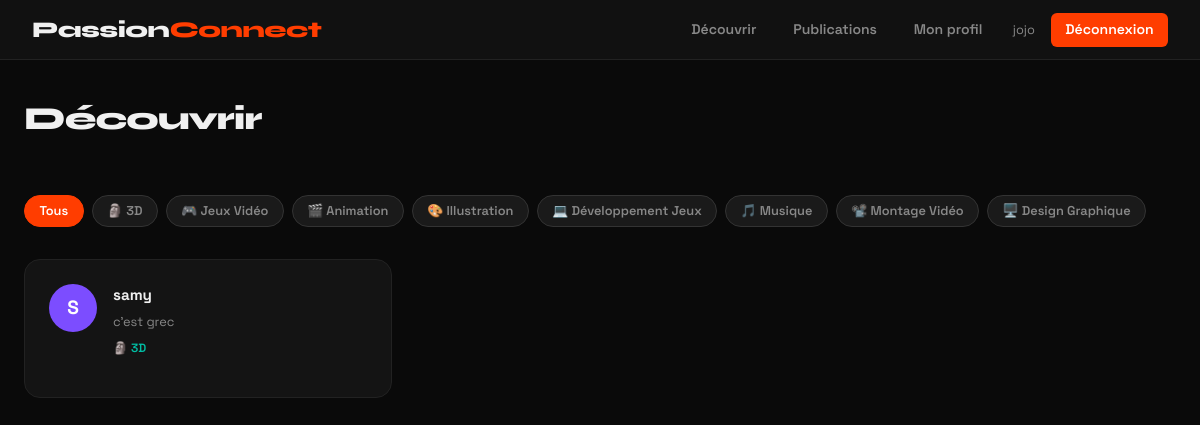
The page /decouverte?passion=3D (signed in) on the database its author committed.
### tables this page shows
CREATE TABLE user(
            id INTEGER PRIMARY KEY AUTOINCREMENT,
            username TEXT NOT NULL UNIQUE,
            email TEXT NOT NULL UNIQUE,
            password TEXT NOT NULL,
            bio TEXT,
            photo TEXT,
            created_at TIMESTAMP DEFAULT CURRENT_TIMESTAMP           
        );

CREATE TABLE passion (
            id INTEGER PRIMARY KEY AUTOINCREMENT,
            nom TEXT NOT NULL UNIQUE,
            icone TEXT
        );

### app/decouverte/routes.py (the view)
@decouverte.route('/decouverte')
@login_required
def page_decouverte():
    db = get_db()
    cursor = db.cursor()
    toutes_passions = cursor.execute(
        'SELECT * FROM passion'
    ).fetchall()
    poste = cursor.execute('''
        SELECT user.id, user.username, user.bio,
            GROUP_CONCAT(passion.icone || ' ' || passion.nom) as passions
        FROM user
        LEFT JOIN user_passion ON user.id = user_passion.user_id
        LEFT JOIN passion ON passion.id = user_passion.passion_id
        GROUP BY user.id
    ''').fetchall()
    passion_choisie = request.args.get('passion')
    if passion_choisie:
        poste = cursor.execute('''
            SELECT user.id, user.username, user.bio,
                GROUP_CONCAT(passion.icone || ' ' || passion.nom) as passions
            FROM user
            LEFT JOIN user_passion ON user.id = user_passion.user_id
            LEFT JOIN passion ON passion.id = user_passion.passion_id
            WHERE passion.nom = ?
            GROUP BY user.id
        ''', (passion_choisie,)).fetchall()
    db.close()
    return render_template('decouverte.html', poste=poste, toutes_passions=toutes_passions)

### app/__init__.py (called while the page is built)
def create_app():
    app = Flask(__name__)
    app.config.from_object(Config)
    login_manager.init_app(app)
    bcrypt.init_app(app)
    login_manager.login_view = 'auth.connexion'
    login_manager.login_message = 'Connecte-toi pour accéder à cette page.'
    from app.auth.routes import auth
    app.register_blueprint(auth)
    from app.profil.routes import profil
    app.register_blueprint(profil)
    from app.decouverte.routes import decouverte
    app.register_blueprint(decouverte)
    from app.publication.routes import publication
    app.register_blueprint(publication)
    @login_manager.user_loader
    def load_user(user_id):
        from app.models import User
        return User.get_by_id(int(user_id))
    return app

### app/models.py (called while the page is built)
    @staticmethod
    def get_by_id(user_id):
        db = get_db()
        cursor = db.cursor()
        user = cursor.execute(
            'SELECT * FROM user WHERE id = ?', (user_id,)
        ).fetchone()
        db.close()
        if user:
            return User(user['id'], user['username'], user['email'], user['bio'])
        return None

### database.py (called while the page is built)
def get_db():
    db = sqlite3.connect('passionconnect.db') #retoune des dictionnaires au lieu des tuples
    db.row_factory = sqlite3.Row
    return db

### app/templates/decouverte.html
{% extends 'base.html' %}
{% block contenu %}
<div class="feed-header">
    <h1>Découvrir</h1>
</div>
<div class="filtres">
    <a href="/decouverte" class="filtre-btn filtre-actif">Tous</a>
    {% for passion in toutes_passions %}
        <a href="/decouverte?passion={{ passion.nom }}" class="filtre-btn">
            {{ passion.icone }} {{ passion.nom }}
        </a>
    {% endfor %}
</div>
<div class="membres-grid">
    {% for membre in poste %}
    <div class="membre-card">
        <div class="membre-avatar">{{ membre.username[0].upper() }}</div>
        <div class="membre-info">
            <a href="/profil/{{ membre.id }}" class="membre-nom">{{ membre.username }}</a>
            <p class="membre-bio">{{ membre.bio or 'Aucune bio pour l instant.' }}</p>
            <p class="membre-passions">{{ membre.passions }}</p>
        </div>
    </div>
    {% endfor %}
</div>
{% endblock %}

### app/templates/base.html (shortened to what this page needs)
<!DOCTYPE html>
<html lang="fr">
<head>
    <link href="https://cdn.jsdelivr.net/npm/bootstrap@5.3.0/dist/css/bootstrap.min.css" rel="stylesheet">
    <link rel="stylesheet" href="/static/style.css">
</head>
<body>
    <nav class="navbar-pc">
        <a class="navbar-brand-pc" href="/">Passion<span>Connect</span></a>
        <div class="nav-links">
            {% if current_user.is_authenticated %}
                <a href="/decouverte">Découvrir</a>
                <a href="/publication">Publications</a>
                <a href="/profil">Mon profil</a>
                <span class="nav-greeting">{{ current_user.username }}</span>
                <a href="/deconnexion" class="btn-rouge">Déconnexion</a>
            {% else %}
                <a href="/connexion" class="btn-gris">Connexion</a>
                <a href="/inscription" class="btn-rouge">Inscription</a>
            {% endif %}
        </div>
    </nav>
    <div class="main-content">
        {% block contenu %}{% endblock %}
    </div>
</body>
</html>

### app/static/style.css (style rules this page uses)
:root { --accent: #FF3D00; --accent2: #7C4DFF; --accent3: #00BFA5; --dark: #0A0A0A; --card-bg: #141414; --text: #F0F0F0; --muted: #888; }
* { box-sizing: border-box; margin: 0; padding: 0; }
body { background-color: var(--dark); color: var(--text); font-family: 'Space Grotesk', sans-serif; min-height: 100vh; }
a { color: var(--text); text-decoration: none; }
h1, h2, h3 { font-family: 'Syne', sans-serif; }
h1 { font-weight: 800; font-size: 2rem; letter-spacing: -1px; margin-bottom: 1.5rem; }
.navbar-pc { background: #111; border-bottom: 1px solid #222; padding: 0.8rem 2rem; display: flex; align-items: center; justify-content: space-between; position: sticky; top: 0; z-index: 100; }
.navbar-brand-pc { font-family: 'Syne', sans-serif; font-size: 1.4rem; font-weight: 800; color: var(--text); text-decoration: none; letter-spacing: -0.5px; }
.navbar-brand-pc span { color: var(--accent); }
.nav-links { display: flex; align-items: center; gap: 0.5rem; }
.nav-links a { color: var(--muted); font-size: 0.875rem; font-weight: 600; padding: 0.4rem 0.9rem; border-radius: 6px; transition: all 0.2s; }
.nav-greeting { color: var(--muted); font-size: 0.8rem; padding: 0 0.5rem; }
.main-content { max-width: 1200px; margin: 0 auto; padding: 2.5rem 1.5rem; }
.btn-rouge { background: var(--accent); color: white !important; padding: 0.5rem 1.2rem; border-radius: 8px; font-weight: 700; font-size: 0.875rem; border: none; transition: background 0.2s; cursor: pointer; display: inline-block; }
.feed-header { display: flex; align-items: center; justify-content: space-between; margin-bottom: 2rem; }
.filtres { display: flex; flex-wrap: wrap; gap: 0.5rem; margin-bottom: 2rem; }
.filtre-btn { background: #1a1a1a; color: var(--muted); border: 1px solid #333; border-radius: 20px; padding: 0.35rem 0.9rem; font-size: 0.8rem; font-weight: 600; transition: all 0.2s; }
.filtre-actif { background: var(--accent); color: white !important; border-color: var(--accent); }
.membres-grid { display: grid; grid-template-columns: repeat(auto-fill, minmax(280px, 1fr)); gap: 1.5rem; }
.membre-card { background: var(--card-bg); border: 1px solid #222; border-radius: 16px; padding: 1.5rem; display: flex; gap: 1rem; align-items: flex-start; transition: all 0.2s; }
.membre-avatar { width: 48px; height: 48px; border-radius: 50%; background: var(--accent2); color: white; font-weight: 700; font-size: 1.2rem; display: flex; align-items: center; justify-content: center; flex-shrink: 0; }
.membre-nom { font-weight: 700; font-size: 0.95rem; display: block; margin-bottom: 0.3rem; }
.membre-bio { color: var(--muted); font-size: 0.8rem; line-height: 1.5; margin-bottom: 0.5rem; }
.membre-passions { color: var(--accent3); font-size: 0.75rem; font-weight: 600; }

### rows shown on the page
user: username "jojo"
passion: icone "🗿", nom "3D"
passion: icone "🎮", nom "Jeux Vidéo"
passion: icone "🎬", nom "Animation"
passion: icone "🎨", nom "Illustration"
passion: icone "💻", nom "Développement Jeux"
passion: icone "🎵", nom "Musique"
passion: icone "📽️", nom "Montage Vidéo"
passion: icone "🖥️", nom "Design Graphique"
user: username "S", username "samy", bio "c'est grec", passions "🗿 3D"
